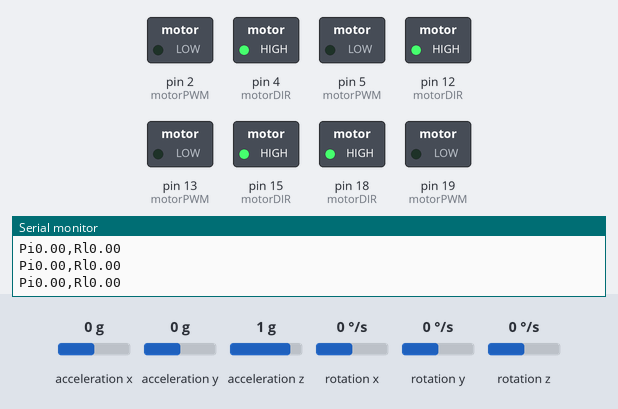
The sketch below on a simulated Arduino Uno, built with avr-gcc and run on an emulated ATmega328P. Parts: switched loads named in the sketch (green lamp = pin HIGH), the last lines printed to the serial monitor. The test bench sets the inputs (shaded band); at power-on: acceleration x 0 g, acceleration y 0 g, acceleration z 1 g, rotation x 0 °/s, rotation y 0 °/s, rotation z 0 °/s.

Above: at 1.2 s.
1.3 s: acceleration x set to -1.4 g
At 2.1 s:
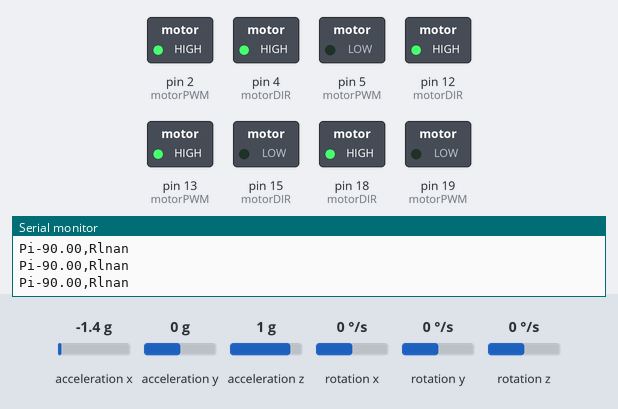
2.8 s: acceleration x set to 0.8 g
At 3.1 s:
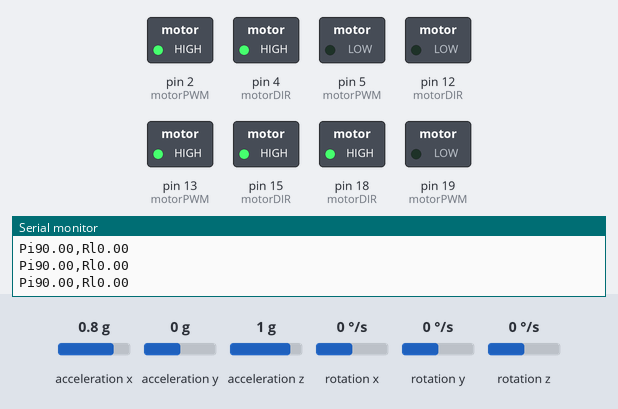
4.3 s: acceleration y set to -0.9 g
5.8 s: acceleration y set to -1.2 g
At 6.5 s:
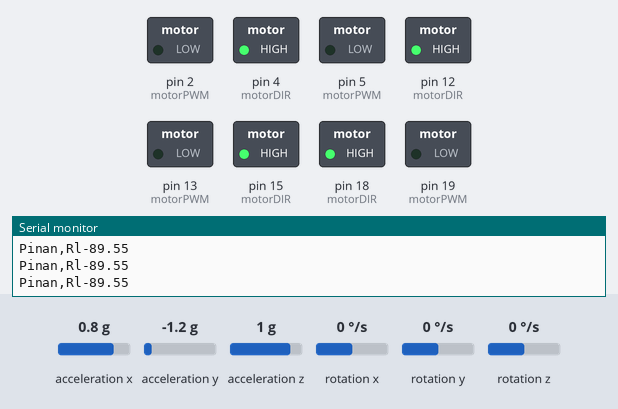
Timing chart, 0 to 8.7 s (numbered marks = the images above; inputs shaded):
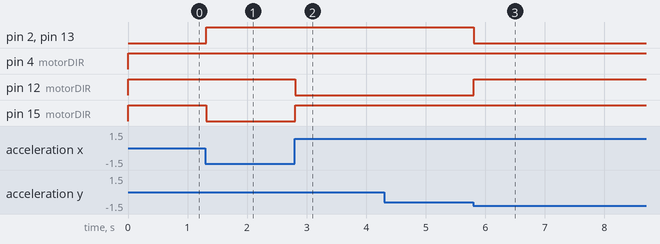

The sketch:

PBL.ino
```cpp
#include <Wire.h>
#include "MPU6050.h"

MPU6050 mpu;

// Motor pins
const int motor1PWM = 2, motor2PWM = 5, motor3PWM = 19, motor4PWM = 13;
const int motor1DIR = 15, motor2DIR = 4, motor3DIR = 18, motor4DIR = 12;

const int motorPWM[4] = {motor1PWM, motor2PWM, motor3PWM, motor4PWM};
const int motorDIR[4] = {motor1DIR, motor2DIR, motor3DIR, motor4DIR};

// Motor direction control (1 for normal, -1 for reverse)
int motorDirection[4] = {-1, 1, 1, -1};

// PID Parameters (Tune these!)
float Kp_pitch = 15.0, Ki_pitch = 0.0, Kd_pitch = 3.5;
float Kp_roll = 15.0, Ki_roll = 0.0, Kd_roll = 3.5;

// PID variables
float errorPitch, prevErrorPitch = 0, integralPitch = 0;
float errorRoll, prevErrorRoll = 0, integralRoll = 0;
float derivativePitch, derivativeRoll;

void setup() {
    Serial.begin(115200);
    Wire.begin();
    mpu.initialize();

    for (int i = 0; i < 4; i++) {
        pinMode(motorPWM[i], OUTPUT);
        pinMode(motorDIR[i], OUTPUT);
    }
}

void loop() {
    int16_t ax, ay, az, gx, gy, gz;
    mpu.getMotion6(&ax, &ay, &az, &gx, &gy, &gz);

    float accelPitch = atan2(ax, sqrt(ay * ay + az * az)) * 180.0 / PI;
    float accelRoll = atan2(ay, sqrt(ax * ax + az * az)) * 180.0 / PI;
    float gyroPitchRate = gx / 131.0;
    float gyroRollRate = gy / 131.0;

    // PID Control for pitch
    errorPitch = 0 - accelPitch;
    integralPitch += errorPitch;
    derivativePitch = errorPitch - prevErrorPitch;
    float outputPitch = Kp_pitch * errorPitch + Ki_pitch * integralPitch + Kd_pitch * derivativePitch;
    prevErrorPitch = errorPitch;

    // PID Control for roll
    errorRoll = 0 - accelRoll;
    integralRoll += errorRoll;
    derivativeRoll = errorRoll - prevErrorRoll;
    float outputRoll = Kp_roll * errorRoll + Ki_roll * integralRoll + Kd_roll * derivativeRoll;
    prevErrorRoll = errorRoll;

    // Calculate motor speeds based on new motor configuration
    int motorSpeeds[4];
    motorSpeeds[0] = motorDirection[0] * outputPitch;  // Motor 1 (Positive Y)
    motorSpeeds[1] = motorDirection[1] * -outputRoll; // Motor 2 (Negative X)
    motorSpeeds[2] = motorDirection[2] * outputRoll;  // Motor 3 (Positive X)
    motorSpeeds[3] = motorDirection[3] * -outputPitch; // Motor 4 (Negative Y)

    // Apply motor control
    for (int i = 0; i < 4; i++) {
        setMotor(i, motorSpeeds[i]);
    }

    Serial.print("Pi"); Serial.print(accelPitch);Serial.print(",");
    Serial.print("Rl"); Serial.println(accelRoll);

    delay(10);  // 10ms loop
}

// Motor Control Function
void setMotor(int index, int speed) {
    int pwmValue = constrain(abs(speed), 0, 255);
    digitalWrite(motorDIR[index], (speed >= 0) ? HIGH : LOW);
    analogWrite(motorPWM[index], pwmValue);
}
```

Measured:
- the behaviour switches between -1 and -1.1 g on acceleration y (found by bisection; images 2 and 3)
- after the input at 1.3 s, pin 2 (motorPWM), pin 13 (motorPWM): LOW → HIGH at once; pin 15 (motorDIR): HIGH → LOW at once
- after the input at 2.8 s, pin 12 (motorDIR): HIGH → LOW at once; pin 15 (motorDIR): LOW → HIGH at once
- after the input at 5.8 s, pin 2 (motorPWM), pin 13 (motorPWM): HIGH → LOW at once; pin 12 (motorDIR): LOW → HIGH at once
